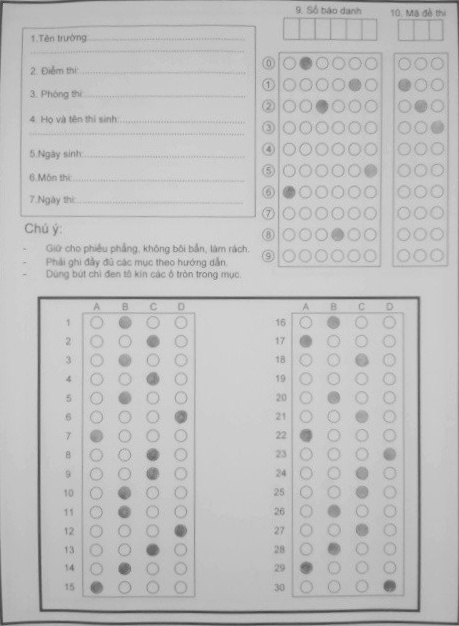
#> input picture warped_image.jpg, 459 x 626 px
$ python tool_test_split_elements.py
#> lines starting #> are read from the running program, lines starting #| are printed output that depends on the picture
import cv2
import numpy as np
import imutils
from imutils.perspective import four_point_transform
# Đọc ảnh đầu vào
EXAM_ID_LOCATION =[(73,253),(330,369)]
img = cv2.imread('warped_image.jpg')
#> img is the input picture: shape (626, 459, 3); min 47, max 227, mean 191.9
height, width = img.shape[:2]
#> height = 626; width = 459
print(height, width)
#| 626 459
img = cv2.resize(img, (384,551), interpolation=cv2.INTER_AREA)
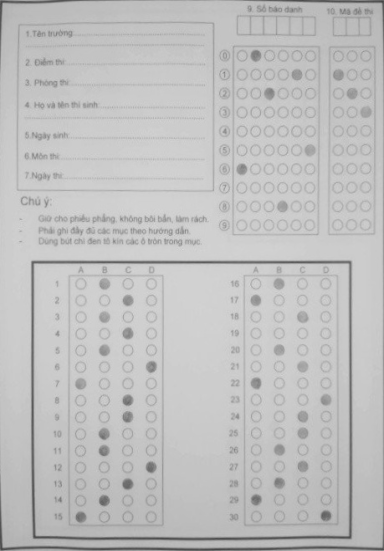
#> img: shape (551, 384, 3); min 69, max 217, mean 191.9
# Chia đôi ảnh theo chiều ngang
left_img = img[275:525,72:163]
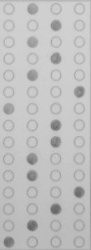
#> left_img: shape (250, 91, 3); min 100, max 213, mean 191.7
right_img = img[275:525,247:335]
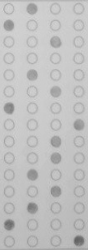
#> right_img: shape (250, 88, 3); min 95, max 214, mean 192.2
id_img = img[45:235,237:318]
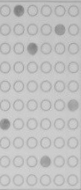
#> id_img: shape (190, 81, 3); min 123, max 212, mean 193.4
qid_img = img[45:235,330:375]
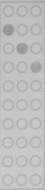
#> qid_img: shape (190, 45, 3); min 142, max 207, mean 189.8
cv2.imshow("left",left_img)
cv2.imshow("right",right_img)
cv2.imshow("id",id_img)
cv2.imshow("qid",qid_img)

cv2.imwrite('question_id.jpg',qid_img)
cv2.imwrite("cot_1_fix.jpg", left_img)
cv2.imwrite('student_id.jpg',id_img)
cv2.imwrite("cot_2_fix.jpg", right_img)

cv2.waitKey(0)
cv2.destroyAllWindows()
